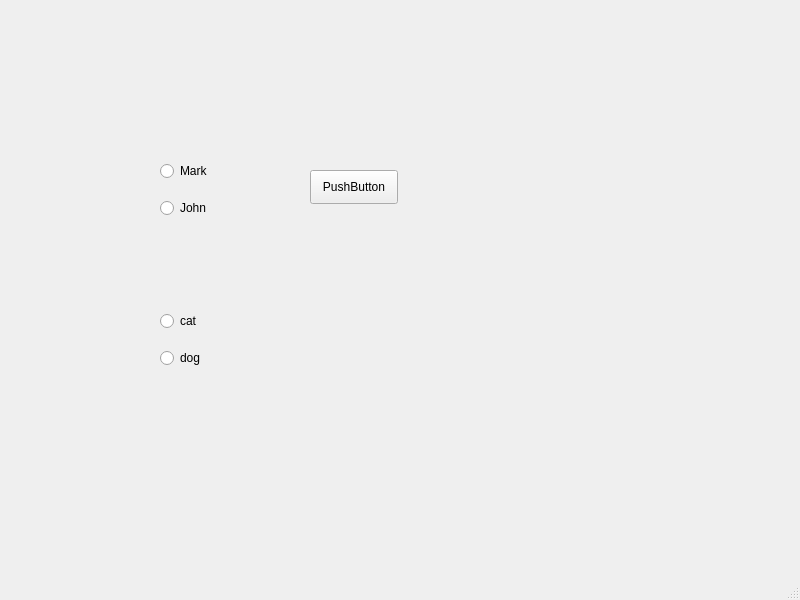
<?xml version="1.0" encoding="UTF-8"?>
<ui version="4.0">
 <class>MainWindow</class>
 <widget class="QMainWindow" name="MainWindow">
  <property name="geometry">
   <rect>
    <x>0</x>
    <y>0</y>
    <width>800</width>
    <height>600</height>
   </rect>
  </property>
  <property name="windowTitle">
   <string>MainWindow</string>
  </property>
  <widget class="QWidget" name="centralwidget">
   <widget class="QPushButton" name="pushButton">
    <property name="geometry">
     <rect>
      <x>310</x>
      <y>170</y>
      <width>88</width>
      <height>34</height>
     </rect>
    </property>
    <property name="text">
     <string>PushButton</string>
    </property>
   </widget>
   <widget class="QWidget" name="">
    <property name="geometry">
     <rect>
      <x>160</x>
      <y>150</y>
      <width>81</width>
      <height>81</height>
     </rect>
    </property>
    <layout class="QVBoxLayout" name="verticalLayout">
     <item>
      <widget class="QRadioButton" name="radioButton">
       <property name="text">
        <string>Mark</string>
       </property>
      </widget>
     </item>
     <item>
      <widget class="QRadioButton" name="radioButton_2">
       <property name="text">
        <string>John</string>
       </property>
      </widget>
     </item>
    </layout>
   </widget>
   <widget class="QWidget" name="">
    <property name="geometry">
     <rect>
      <x>160</x>
      <y>300</y>
      <width>81</width>
      <height>81</height>
     </rect>
    </property>
    <layout class="QVBoxLayout" name="verticalLayout_2">
     <item>
      <widget class="QRadioButton" name="radioButton_3">
       <property name="text">
        <string>cat</string>
       </property>
      </widget>
     </item>
     <item>
      <widget class="QRadioButton" name="radioButton_4">
       <property name="text">
        <string>dog</string>
       </property>
      </widget>
     </item>
    </layout>
   </widget>
  </widget>
  <widget class="QMenuBar" name="menubar">
   <property name="geometry">
    <rect>
     <x>0</x>
     <y>0</y>
     <width>800</width>
     <height>30</height>
    </rect>
   </property>
  </widget>
  <widget class="QStatusBar" name="statusbar"/>
 </widget>
 <resources/>
 <connections/>
</ui>
